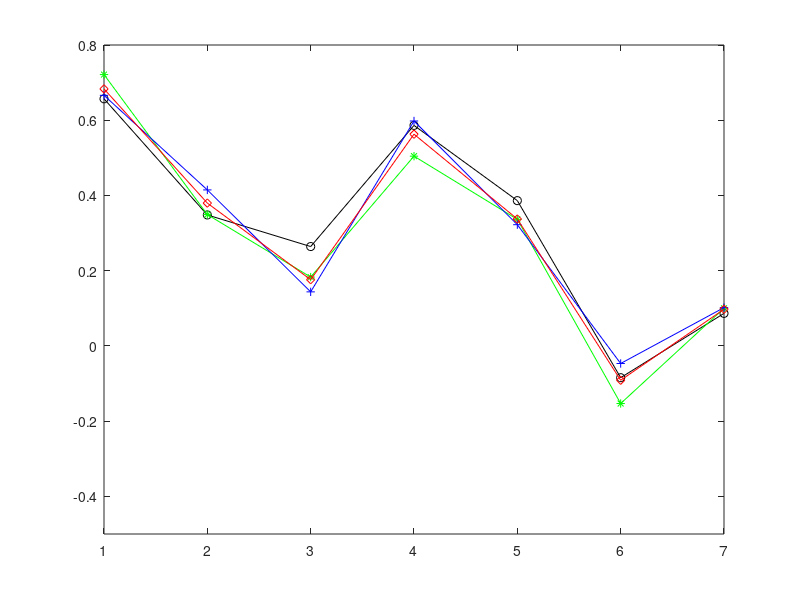

Reproduce this figure in MATLAB.
x=[1 2 3 4 5 6 7];
st1=[0.657012975804419,0.348217895036821,0.264173992851711,0.586230360629928,0.386252500958044,-0.0844397088110456,0.0864956757277656];
st2=[0.721366105797191,0.349271982741033,0.183021205034334,0.504499838257290,0.336424131820913,-0.153090848878366,0.100019605679379];
st3=[0.666203531845275,0.414758872146329,0.143715530167576,0.597962098156450,0.322304843412559,-0.0467098871112597,0.101848792388734];
sT=[0.683247647821200,0.379718296737806,0.176142839561504,0.562907413686382,0.337362375466992,-0.0912389117048718,0.0974427314022315];

% wt=[0.2357,0.2131,0.2767,0.2745];


plot(x,st1,'-ok');
% plot(x,w1,'-o');
hold on
plot(x,st2,'-*g');
% plot(x,w2,'-*');
hold on
plot(x,st3,'-+b');
% plot(x,w3,'-+');
hold on
plot(x,sT,'-dr');
% plot(x,w4,'-+');
hold on
% plot(x,wt2,'-+r');
% % plot(x,w4,'-+');
% hold on
% plot(x,wt3,'-*r');
% % plot(x,w4,'-+');
% hold on

% l1=legend('t1:weight')
% leg=legend(w1,'t1:weight',w2,'t2:weight',w3,'t3:weight',wt,'t:weight');
% [legh,objh,outh,outm]=
% set(leg,'Box','off');
% set(legh,'position',[0.2,0.8,0.1,0.1]);

% legh2=copyobj(legh,gcf);
% [legh2,objh2,outh2,outm2]=legend(w2,'t2:weight');
% [legh2,objh2]=legend(w2,'t2:weight');
% set(legh2,'Box','off');
% set(legh2,'position',[0.4,0.8,0.1,0.1]);
% 
% legh3=copyobj(legh2,gcf);
% [legh3,objh3,outh3,outm3]=legend(w3,'t3:weight');
% [legh3,objh3]=legend(w3,'t2:weight');
% set(legh3,'Box','off');
% set(legh3,'position',[0.6,0.8,0.1,0.1]);
set(gca,'xtick',1:1:7);
set(gca,'xticklabel',{'1','2','3','4','5','6','7'});

% title('the sorting of alternatives in different stage');
% text(1.25,0.4,'o--t1-weight');
% text(1.25,0.425,'*--t2-weight');
% text(1.25,0.45,'+--t3-weight');
% legend('t1:weight');
% 
% legend('t2:weight');
% legend('t3:weight');


axis([1 7 -0.5 0.8])
